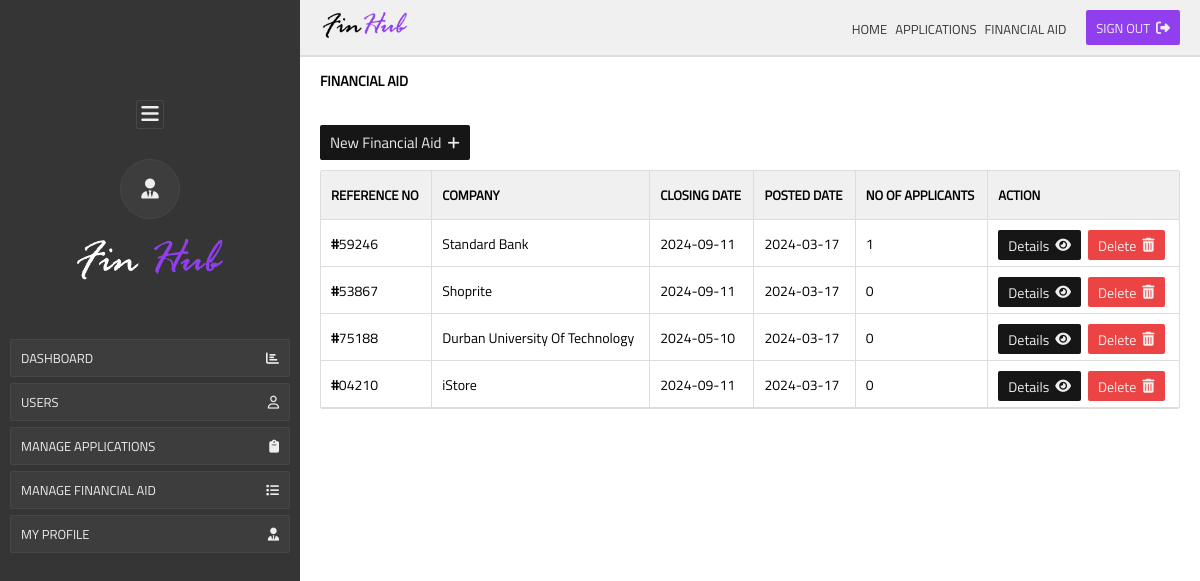
The app's page /manage-bursaries (signed in) with its own data.
### Finhub/models.py (models this page shows)
class Bursary(db.Model):
    __tablename__ = 'bursaries'
    id = db.Column(db.Integer, primary_key=True)
    closing_date = db.Column(db.DateTime(timezone=True))
    posted_date = db.Column(db.DateTime(timezone=True), default=func.now())
    number_of_applicants = db.Column(db.Integer)
    is_valid = db.Column(db.Boolean, unique=False, default=False)
    reference_number = db.Column(db.String(100), default="")
    title = db.Column(db.String(100), default="")
    company = db.Column(db.String(100), default="")
    description = db.Column(db.String(150), default="")
    certified_id_required = db.Column(db.Boolean, unique=False, default=False)
    matric_required = db.Column(db.Boolean, unique=False, default=False)
    academic_required = db.Column(db.Boolean, unique=False, default=False)
    unemployment_affidavit = db.Column(db.Boolean, unique=False, default=False)
    company_logo = db.Column(db.String(100), default="")

### Finhub/admin.py (the view)
@admin.route('/manage-bursaries')
@login_required
def manage_bursaries():
    if is_adminnistrator() == False:
        return redirect('/unauthorized-access')
    bursaries_list = Bursary.query.all()
    return render_template(
        "admin/bursaries__list.html",
        bursaries_list=bursaries_list
    )

### Finhub/admin.py (called while the page is built)
def is_adminnistrator():
    logged_user = User.query.get(int(current_user.id))
    return logged_user.is_admin

### Finhub/templates/admin/bursaries__list.html (shortened to what this page needs)
{% extends 'admin/admin__base__template.html' %}  {% block admin__content %}
<div class="dashboard__wrapper">
  <p class="page__title">Financial Aid</p>
  <div class="dashboard__content">
    <div class="table__action">
      <a href="/new-bursary" class="btn__custom btn__dark"
        >New Financial Aid <i class="fa fa-plus btn__icon__right"></i
      ></a>
    </div>
    <div class="bursary__table__wrapper">
      <table cellspacing="0">
        <thead>
          <tr>
            <th>Reference No</th>
            <th>Company</th>
            <th>Closing Date</th>
            <th>Posted Date</th>
            <th>No Of Applicants</th>
            <th>Action</th>
          </tr>
        </thead>
        <tbody>
          {% if bursaries_list != None %} {% for bursary in bursaries_list %}
          <tr>
            <td><b>#</b>{{bursary.reference_number}}</td>
            <td>{{bursary.company}}</td>
            <td>{{bursary.closing_date.strftime('%Y-%m-%d')}}</td>
            <td>{{bursary.posted_date.strftime('%Y-%m-%d')}}</td>
            <td>{{bursary.number_of_applicants}}</td>
            <td>
              <a
                href="/bursary/details/{{bursary.id}}"
                class="btn__custom btn__sm btn__dark"
              >
                Details
                <i class="fa fa-eye btn__icon__right"></i>
              </a>
              <a
                href="/delete-bursary/{{bursary.id}}"
                class="btn__custom btn__sm btn__danger"
              >
                Delete
                <i class="fa fa-trash-can btn__icon__right"></i>
              </a>
            </td>
          </tr>
          {% else %}
          <tr>
            <td colspan="6">
              <p>No Data Found</p>
            </td>
          </tr>
          {% endfor %} {% endif %}
        </tbody>
      </table>
    </div>
  </div>
</div>
{% endblock %}

### Finhub/static/css/style.css (style rules this page uses)
*, *::after, *::before { padding: 0; margin: 0; box-sizing: border-box; }
a { text-decoration: none; }
.page__title { text-transform: uppercase; display: inline-block; font-size: 14px; font-weight: bolder; border-radius: var(--borderRadius); }
.btn__sm { height: 30px !important; font-size: 14px !important; }
.btn__custom { outline: none; border: none; text-decoration: none; display: inline-flex; align-items: center; justify-content: center; height: 35px; padding-inline: 10px; border-radius: var(--borderRadius); font-size: 15px; margin-top: 4px; cursor: pointer; }
.btn__dark { background: var(--dark); color: var(--light); }
.btn__danger { background: var(--dangerColor); color: var(--light); }
.btn__custom:not(:last-child) { margin-right: 4px; }
.btn__icon__right { margin-left: 6px; font-size: 14px !important; }

### Finhub/static/css/admin.css (style rules this page uses)
*, *::after, *::before { padding: 0; margin: 0; box-sizing: border-box; }
table * { font-family: "Titillium", monospace; }
table { width: 100%; border: 1px solid #dddddd !important; margin-top: 10px; border-radius: var(--borderRadius); }
thead tr th { background: var(--admin--nav); padding: 14px 10px; text-align: left; font-size: 13px; font-weight: lighter; border-bottom: 1px solid #dddddd; text-transform: uppercase; font-weight: bold; }
tbody tr td { padding: 6px 10px; text-transform: initial; font-size: 14px; }
tbody tr td, thead tr th { border-bottom: 1px solid #dddddd; border-right: 1px solid #dddddd; }
tbody tr td:last-child, thead tr th:last-child { border-right: none; }
.dashboard__content { margin-top: 30px; }

### Finhub/static/css/variables.css (style rules this page uses)
:root { --primary: #913fee; --bodyBackground: #394775; --dark: #161616; --borderRadius: 2px; --light: #eeeeee; --inputBackground: #f1f1f1; --inputBackgroundDarker: #ececec; --lightBorder: #e9e9e9; --inputBorderColor: #d8d8d8; --dangerColor: #ec4444; --successColor: #54b946; --successBorder: #4ca840; --successColorTran: #cdffc6fd; --successBorderTrans: #a7eb9e; --dangerColorTran: #ffc6c6fd; --dangerBorderTrans: #eb9e9e; --primaryColorTran: #e8c6fffd; --primaryBorderTrans: #cc9eeb; --admin--nav: #f0f0f0; --admin--nav--border: #dddddd; --admin--dark: #353535; --admin--dark--trans: #3d3d3d; --admin--dark--trans--border: #474747; }

### records on screen
Bursary: reference_number "59246", company "Standard Bank", closing_date "2024-09-11", posted_date "2024-03-17", number_of_applicants "1"
Bursary: reference_number "53867", company "Shoprite", closing_date "2024-09-11", posted_date "2024-03-17", number_of_applicants "0"
Bursary: reference_number "75188", company "Durban University Of Technology", closing_date "2024-05-10", posted_date "2024-03-17", number_of_applicants "0"
Bursary: reference_number "04210", company "iStore", closing_date "2024-09-11", posted_date "2024-03-17", number_of_applicants "0"
